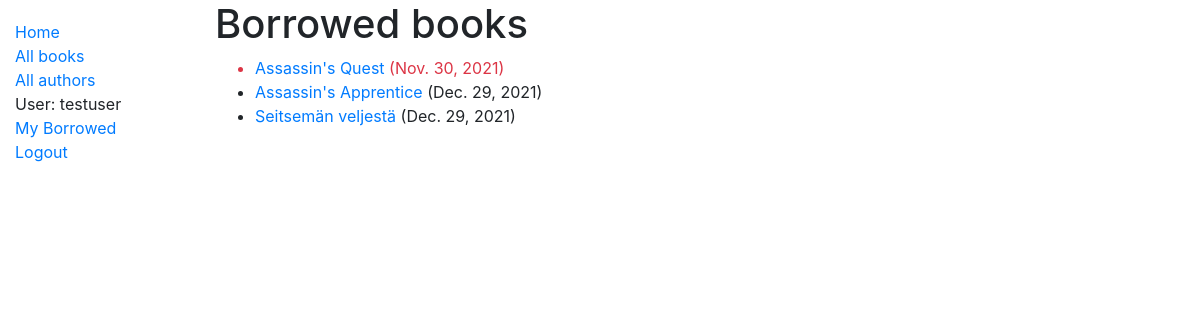
The app's page /catalog/mybooks/3/ (signed in), older data.
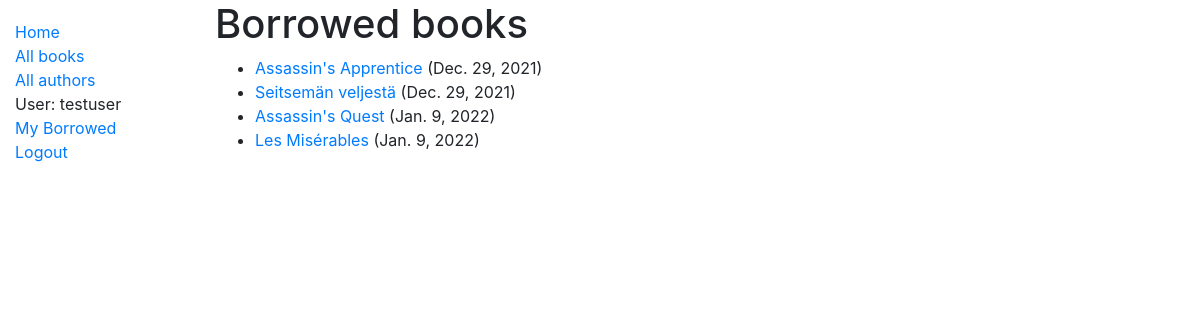
The same page, newer data.
### catalog/models.py (models this page shows, shortened)
class BookInstance(models.Model):
    id = models.UUIDField(primary_key=True, default=uuid.uuid4, help_text='Unique ID for this particular book across whole library')
    book = models.ForeignKey('Book', on_delete=models.RESTRICT, null=True)
    imprint = models.CharField(max_length=200)
    due_back = models.DateField(null=True, blank=True)
    borrower = models.ForeignKey(settings.AUTH_USER_MODEL, on_delete=models.SET_NULL, null=True, blank=True)
    LOAN_STATUS = (
        ('m', 'Maintenance'),
        ('o', 'On loan'),
        ('a', 'Available'),
        ('r', 'Reserved'),
    )
    status = models.CharField(
        max_length=1,
        choices=LOAN_STATUS,
        blank=True,
        default='m',
        help_text='Book availability',
    )
    class Meta:
        ordering = ['due_back',]
        permissions = (
            ("can_mark_returned", "Set book as returned"),
            )
    @property
    def is_overdue(self):
        if self.due_back and date.today() > self.due_back:
            return True
        return False
    def display_title(self):
        """Create a string for the title of the book. This is required to display title in Admin."""
        return self.book.title
    display_title.short_description = 'Title'

class Book(models.Model):
    title = models.CharField(max_length=200)
    author = models.ForeignKey('Author', on_delete=models.SET_NULL, null=True)
    summary = models.TextField(max_length=1000, help_text='Enter a brief description of the book')
    isbn = models.CharField('ISBN', max_length=13, unique=True,
    help_text='13 Character <a href="https://www.isbn-international.org/content/what-isbn">ISBN number</a>')
    genre = models.ManyToManyField(Genre, help_text='Select a genre for this book')
    LANGUAGE_LIST = list(map(lambda lg : (lg.pt3, lg.name), iter_langs()))
    language = models.CharField(
        max_length=3,
        choices=LANGUAGE_LIST,
        default='eng',
        help_text='The language of the book',
    )
    def display_genre(self):
        """Create a string for the Genre. This is required to display genre in Admin."""
        return ', '.join(genre.name for genre in self.genre.all()[:3])
    display_genre.short_description = 'Genre'

### catalog/views.py (the view)
# urls.py: path('mybooks/<int:userid>/', views.LoanedBooksByUserListView.as_view(), name='my-borrowed'),
class LoanedBooksByUserListView(LoginRequiredMixin,generic.ListView):
    model = BookInstance
    template_name ='catalog/bookinstance_list_borrowed_user.html'
    paginate_by = 10
    def get_queryset(self):
        return BookInstance.objects.filter(borrower=self.kwargs['userid']).filter(status__exact='o').order_by('due_back')

### catalog/templates/catalog/bookinstance_list_borrowed_user.html
{% extends "base_generic.html" %}
{% block content %}
    <h1>Borrowed books</h1>
    {% if bookinstance_list %}
    <ul>
      {% for bookinst in bookinstance_list %}
      <li class="{% if bookinst.is_overdue %}text-danger{% endif %}">
        <a href="{% url 'book-detail' bookinst.book.pk %}">{{bookinst.book.title}}</a> ({{ bookinst.due_back }})
      </li>
      {% endfor %}
    </ul>
    {% else %}
      <p>There are no books borrowed.</p>
    {% endif %}
{% endblock %}

Row changes from the older to the newer data that the page shows:
changed BookInstance "Assassin's Quest": due_back "Nov. 30, 2021" → "Jan. 9, 2022"; moves down the list
now on this page (row edited): BookInstance: book "Les Misérables", due_back "Jan. 9, 2022"
